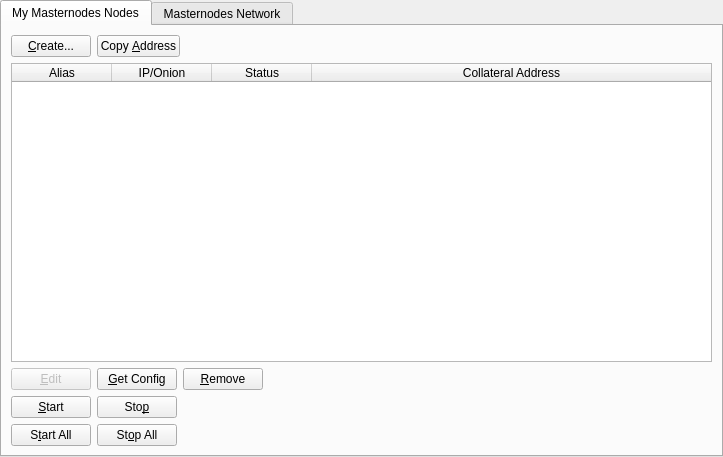
<?xml version="1.0" encoding="UTF-8"?>
<ui version="4.0">
 <class>MasternodeManager</class>
 <widget class="QWidget" name="MasternodeManager">
  <property name="geometry">
   <rect>
    <x>0</x>
    <y>0</y>
    <width>723</width>
    <height>457</height>
   </rect>
  </property>
  <property name="windowTitle">
   <string>Form</string>
  </property>
  <layout class="QVBoxLayout" name="topLayout">
   <property name="leftMargin">
    <number>0</number>
   </property>
   <property name="topMargin">
    <number>0</number>
   </property>
   <property name="rightMargin">
    <number>0</number>
   </property>
   <property name="bottomMargin">
    <number>0</number>
   </property>
   <item>
    <layout class="QVBoxLayout" name="verticalLayout">
     <property name="bottomMargin">
      <number>0</number>
     </property>
     <item>
      <widget class="QTabWidget" name="tabWidget">
       <property name="currentIndex">
        <number>0</number>
       </property>
       <widget class="QWidget" name="tab_2">
        <attribute name="title">
         <string>My Masternodes Nodes</string>
        </attribute>
        <layout class="QGridLayout" name="gridLayout_2">
         <item row="0" column="0">
          <layout class="QVBoxLayout" name="verticalLayout_2">
           <property name="bottomMargin">
            <number>0</number>
           </property>
           <item>
            <layout class="QHBoxLayout" name="horizontalLayout">
             <item>
              <widget class="QPushButton" name="createButton">
               <property name="text">
                <string>&amp;Create...</string>
               </property>
              </widget>
             </item>
             <item>
              <widget class="QPushButton" name="copyAddressButton">
               <property name="text">
                <string>Copy &amp;Address</string>
               </property>
              </widget>
             </item>
             <item>
              <spacer name="horizontalSpacer">
               <property name="orientation">
                <enum>Qt::Horizontal</enum>
               </property>
               <property name="sizeHint" stdset="0">
                <size>
                 <width>40</width>
                 <height>20</height>
                </size>
               </property>
              </spacer>
             </item>
            </layout>
           </item>
           <item>
            <widget class="QTableWidget" name="tableWidget_2">
             <property name="editTriggers">
              <set>QAbstractItemView::NoEditTriggers</set>
             </property>
             <property name="alternatingRowColors">
              <bool>true</bool>
             </property>
             <property name="selectionMode">
              <enum>QAbstractItemView::SingleSelection</enum>
             </property>
             <property name="selectionBehavior">
              <enum>QAbstractItemView::SelectRows</enum>
             </property>
             <attribute name="horizontalHeaderStretchLastSection">
              <bool>true</bool>
             </attribute>
             <column>
              <property name="text">
               <string>Alias</string>
              </property>
             </column>
             <column>
              <property name="text">
               <string>IP/Onion</string>
              </property>
             </column>
             <column>
              <property name="text">
               <string>Status</string>
              </property>
             </column>
             <column>
              <property name="text">
               <string>Collateral Address</string>
              </property>
             </column>
            </widget>
           </item>
           <item>
            <layout class="QHBoxLayout" name="horizontalLayout_2">
             <property name="bottomMargin">
              <number>0</number>
             </property>
             <item>
              <widget class="QPushButton" name="editButton">
               <property name="enabled">
                <bool>false</bool>
               </property>
               <property name="text">
                <string>&amp;Edit</string>
               </property>
              </widget>
             </item>
             <item>
              <widget class="QPushButton" name="getConfigButton">
               <property name="text">
                <string>&amp;Get Config</string>
               </property>
              </widget>
             </item>
             <item>
              <widget class="QPushButton" name="removeButton">
               <property name="text">
                <string>&amp;Remove</string>
               </property>
              </widget>
             </item>
             <item>
              <spacer name="horizontalSpacer_2">
               <property name="orientation">
                <enum>Qt::Horizontal</enum>
               </property>
               <property name="sizeHint" stdset="0">
                <size>
                 <width>40</width>
                 <height>20</height>
                </size>
               </property>
              </spacer>
             </item>
            </layout>
           </item>
           <item>
            <layout class="QHBoxLayout" name="horizontalLayout_4">
             <property name="bottomMargin">
              <number>0</number>
             </property>
             <item>
              <widget class="QPushButton" name="startButton">
               <property name="text">
                <string>&amp;Start</string>
               </property>
              </widget>
             </item>
             <item>
              <widget class="QPushButton" name="stopButton">
               <property name="text">
                <string>Sto&amp;p</string>
               </property>
              </widget>
             </item>
             <item>
              <spacer name="horizontalSpacer_4">
               <property name="orientation">
                <enum>Qt::Horizontal</enum>
               </property>
               <property name="sizeHint" stdset="0">
                <size>
                 <width>40</width>
                 <height>20</height>
                </size>
               </property>
              </spacer>
             </item>
            </layout>
           </item>
           <item>
            <layout class="QHBoxLayout" name="horizontalLayout_5">
             <property name="bottomMargin">
              <number>0</number>
             </property>
             <item>
              <widget class="QPushButton" name="startAllButton">
               <property name="text">
                <string>S&amp;tart All</string>
               </property>
              </widget>
             </item>
             <item>
              <widget class="QPushButton" name="stopAllButton">
               <property name="text">
                <string>St&amp;op All</string>
               </property>
              </widget>
             </item>
             <item>
              <spacer name="horizontalSpacer_5">
               <property name="orientation">
                <enum>Qt::Horizontal</enum>
               </property>
               <property name="sizeHint" stdset="0">
                <size>
                 <width>40</width>
                 <height>20</height>
                </size>
               </property>
              </spacer>
             </item>
            </layout>
           </item>
          </layout>
         </item>
        </layout>
       </widget>
       <widget class="QWidget" name="tab">
        <attribute name="title">
         <string>Masternodes Network</string>
        </attribute>
        <layout class="QGridLayout" name="gridLayout">
         <item row="1" column="0">
          <widget class="QTableWidget" name="tableWidget">
           <property name="editTriggers">
            <set>QAbstractItemView::NoEditTriggers</set>
           </property>
           <property name="alternatingRowColors">
            <bool>true</bool>
           </property>
           <property name="selectionBehavior">
            <enum>QAbstractItemView::SelectRows</enum>
           </property>
           <attribute name="horizontalHeaderStretchLastSection">
            <bool>true</bool>
           </attribute>
           <column>
            <property name="text">
             <string>Address</string>
            </property>
           </column>
           <column>
            <property name="text">
             <string>Protocol</string>
            </property>
           </column>
           <column>
            <property name="text">
             <string>Active</string>
            </property>
           </column>
           <column>
            <property name="text">
             <string>Active (secs)</string>
            </property>
           </column>
           <column>
            <property name="text">
             <string>Last Seen</string>
            </property>
           </column>
           <column>
            <property name="text">
             <string>Pubkey</string>
            </property>
           </column>
          </widget>
         </item>
         <item row="0" column="0">
          <layout class="QHBoxLayout" name="horizontalLayout_3">
           <property name="bottomMargin">
            <number>0</number>
           </property>
           <item>
            <widget class="QLabel" name="label_2">
             <property name="text">
              <string>Masternodes Node Count:</string>
             </property>
            </widget>
           </item>
           <item>
            <widget class="QLabel" name="countLabel">
             <property name="text">
              <string>0</string>
             </property>
            </widget>
           </item>
           <item>
            <widget class="QPushButton" name="UpdateButton">
             <property name="text">
              <string>&amp;Update list</string>
             </property>
            </widget>
           </item>
           <item>
            <spacer name="horizontalSpacer_3">
             <property name="orientation">
              <enum>Qt::Horizontal</enum>
             </property>
             <property name="sizeHint" stdset="0">
              <size>
               <width>40</width>
               <height>20</height>
              </size>
             </property>
            </spacer>
           </item>
          </layout>
         </item>
        </layout>
       </widget>
      </widget>
     </item>
    </layout>
   </item>
  </layout>
 </widget>
 <resources/>
 <connections/>
</ui>
